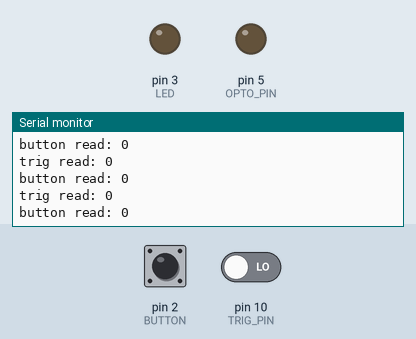
A sketch run on a simulated Arduino Uno, built with avr-gcc and run on an emulated ATmega328P. Shown: output pins drawn as LEDs (lit = HIGH), the last lines printed to the serial monitor. The inputs (shaded band) are chosen by the test bench; at power-on: pin 2 (BUTTON) LOW, pin 10 (TRIG_PIN) LOW.

Above: at 1.2 s.
1.3 s: pin 2 (BUTTON) pulled HIGH for 0.15 s
At 2.81 s:
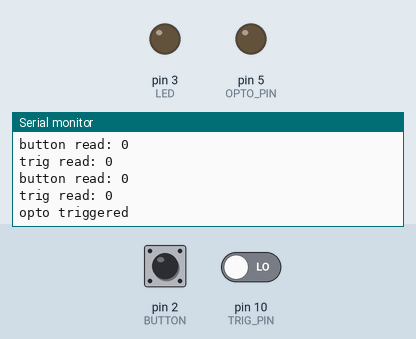
4.4 s: pin 10 (TRIG_PIN) driven HIGH
At 5.58 s:
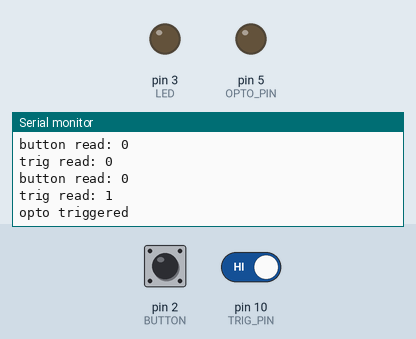

Measured:
- after the input at 1.3 s, the serial monitor: prints a new line at once (image 1)
- after the input at 4.4 s, the serial monitor: prints a new line at once (image 2)

The sketch:

opto_nano_fixedHzDurOnOff_mar17.ino
```cpp
//button or pin trigger 1.5 sec sequence of 40 Hz flicker with 5 ms on time at each set of flicker

const long BAUD = 115200;

//set pins
const int BUTTON = 2;
const int LED = 3;
const int OPTO_PIN = 5;
const int TRIG_PIN = 10;

//set duration, timer variables
bool stim_on = false;
unsigned long stim_start = 0;
unsigned long total_stim_dur = 2500; //msec

//set desired frequency
int freq = 40; //Hz
const float cycle_time = 1000.0/freq; //msec
const int on_time = 5; //msec
const float off_time = cycle_time-on_time;

void setup() {
  pinMode(LED, OUTPUT);
  pinMode(OPTO_PIN,OUTPUT);
  pinMode(BUTTON, INPUT);
  pinMode(TRIG_PIN, INPUT);
  digitalWrite(LED,LOW);
  digitalWrite(OPTO_PIN,LOW);
  Serial.begin(BAUD);
}

void loop() {
  Serial.println("button read: " + String(digitalRead(BUTTON)));
  Serial.println("trig read: " + String(digitalRead(TRIG_PIN)));
  if (((digitalRead(TRIG_PIN) == HIGH ) || (digitalRead(BUTTON) == HIGH)) && !stim_on){
    Serial.println("opto triggered");
    stim_on = true;
    stim_start = millis();
    while(millis()-stim_start<total_stim_dur){
      digitalWrite(OPTO_PIN,HIGH);
      digitalWrite(LED,HIGH);
      delay(on_time);
      digitalWrite(OPTO_PIN,LOW);
      digitalWrite(LED,LOW);
      delay(off_time);
    }
    stim_on = false;
    digitalWrite(OPTO_PIN,LOW);
    digitalWrite(LED,LOW);
  }
}

/*
  if (Serial.available() > 0) {
    char command = Serial.read();
    if (command == 'S') {
      stim_on = true;
      Serial.println("Opto stim started");
      Serial.println("frequency: " + String(freq) + "Hz");
      Serial.println("LED_on_time " + String(on_time) + "ms");
    } else if ((command == 'X')&&stim_on){
      stim_on = false;
      Serial.println("Opto stim stopped");
    } else if (command == 'X') {
      stim_on = false;
      Serial.println("No opto stim");
    }
  }
*/
```
